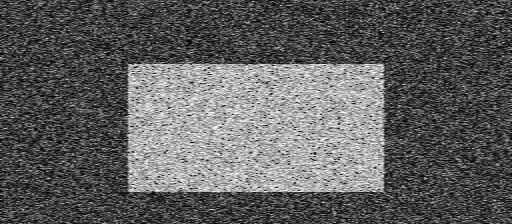
#> input picture mydata/noisy2.png, 512 x 224 px
$ python otsus_binarization.py
#> lines starting #> are read from the running program, lines starting #| are printed output that depends on the picture; after the words box and inside, x2 and y2 are one past the last pixel; in counts of white or black regions, pixels touching at a corner belong together
# coding: utf-8

import cv2 as cv
from matplotlib import pyplot as plt
from mypackage.multiplot import multiplot as mplt
import os
import numpy as np


def main():
    filename = os.path.join('../mydata', 'noisy2.png')
    src_im = cv.imread(filename, cv.IMREAD_GRAYSCALE)

    ret1, th1 = cv.threshold(src_im, 127, 255, cv.THRESH_BINARY)

    ret2, th2 = cv.threshold(src_im, 0, 255, cv.THRESH_BINARY + cv.THRESH_OTSU)

    # 高斯滤波后再采用Otsu阈值
    blur = cv.GaussianBlur(src_im, (5, 5), 0)
    ret3, th3 = cv.threshold(blur, 0, 255, cv.THRESH_BINARY + cv.THRESH_OTSU)

    # 绘制所有图像及其直方图
    images = [src_im, 0, th1,
              src_im, 0, th2,
              blur, 0, th3]
    titles = ['Original Noisy Image', 'Histogram', 'Global Thresholding (v=127)',
              'Original Noisy Image', 'Histogram', "Otsu's Thresholding",
              'Gaussian filtered Image', 'Histogram', "Otsu's Thresholding"]
    for i in range(3):
        plt.subplot(3, 3, i * 3 + 1), plt.imshow(images[i * 3], 'gray')
        plt.title(titles[i * 3]), plt.xticks([]), plt.yticks([])
        plt.subplot(3, 3, i * 3 + 2), plt.hist(images[i * 3].ravel(), 256)
        plt.title(titles[i * 3 + 1]), plt.xticks([]), plt.yticks([])
        plt.subplot(3, 3, i * 3 + 3), plt.imshow(images[i * 3 + 2], 'gray')
        plt.title(titles[i * 3 + 2]), plt.xticks([]), plt.yticks([])
    plt.show()


def otsu_threshold():
    filename = os.path.join('../mydata', 'noisy2.png')
    img = cv.imread(filename, 0)
#> img is the input picture: shape (224, 512); min 0, max 254, mean 94.9
    blur = cv.GaussianBlur(img, (5, 5), 0)
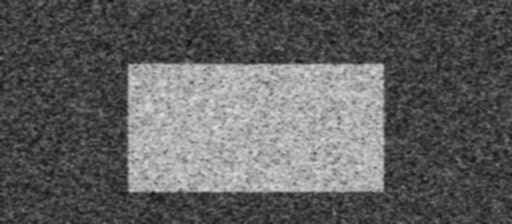
#> blur: shape (224, 512); min 14, max 227, mean 94.9
    # find normalized_histogram, and its cumulative distribution function
    hist = cv.calcHist([blur], [0], None, [256], [0, 256])
#> hist = 256 values, max 2503 at index 61, min 0 at index 0, mean 448
    hist_norm = hist.ravel() / hist.sum()
#> hist_norm = 256 values, max 0.0218 at index 61, min 0 at index 0, mean 0.00391
    Q = hist_norm.cumsum()
#> Q = 256 values from 0 to 1
    bins = np.arange(256)
    fn_min = np.inf
    thresh = -1
    for i in range(1, 256):
        p1, p2 = np.hsplit(hist_norm, [i])  # probabilities
        q1, q2 = Q[i], Q[255] - Q[i]  # cum sum of classes
        if q1 < 1.e-6 or q2 < 1.e-6:
            continue
        b1, b2 = np.hsplit(bins, [i])  # weights

        # finding means and variances
        m1, m2 = np.sum(p1 * b1) / q1, np.sum(p2 * b2) / q2
        v1, v2 = np.sum(((b1 - m1) ** 2) * p1) / q1, np.sum(((b2 - m2) ** 2) * p2) / q2
        # calculates the minimization function
        fn = v1 * q1 + v2 * q2

        if fn < fn_min:
            fn_min = fn
            thresh = i
#> this loop made 255 passes
#> (p1, q1, q2, m1, m2, v1, v2, fn) on pass 14: ([0, 0, 0, 0, 0, 0, 0, 0, 0, 0, 0, 0, 0, 0], 8.72e-06, 1, 0, 94.93, 0, 2545, 2545)
#> (q1, q2, m1, m2, v1, v2, fn, fn_min) on passes 17, 18, 19, 21, 22, 23: (2.62e-05, 1, 10, 94.93, 17.33, 2545, 2544.9, 2544.9), (3.49e-05, 1, 11.75, 94.93, 12.67, 2544.9, 2544.8, 2544.8), (3.49e-05, 1, 16.25, 94.93, 2.19, 2544.9, 2544.8, 2544.8), (6.1e-05, 1, 12.14, 94.93, 19.71, 2544.9, 2544.7, 2544.7), (8.72e-05, 1, 12.7, 94.93, 25.02, 2544.9, 2544.6, 2544.6), (0.000122, 1, 13.79, 94.94, 27.01, 2544.8, 2544.5, 2544.5)
    # find otsu's threshold value with OpenCV function
    ret, otsu = cv.threshold(blur, 0, 255, cv.THRESH_BINARY + cv.THRESH_OTSU)
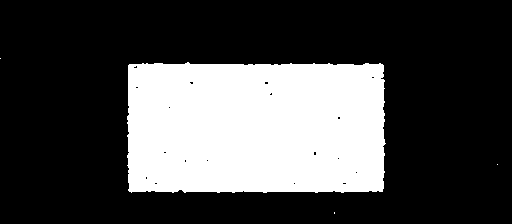
#> otsu: shape (224, 512); 28.5% white; 4 white regions (3 under 20 px), largest, box (x1, y1, x2, y2) and area: (127, 62, 386, 193) 32724
    print("{} {}".format(thresh, ret))
#| 118 117.0


if __name__ == '__main__':
    # main()
    otsu_threshold()

$ run again, with mydata/aloeGT.png copied over mydata/noisy2.png
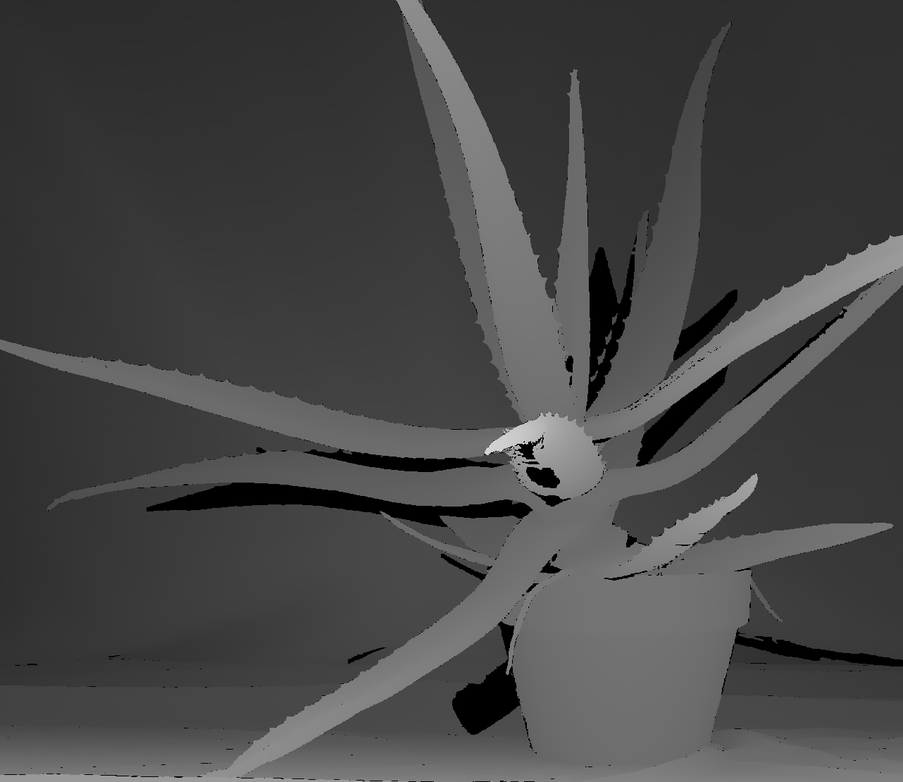
#> input picture mydata/aloeGT.png, 903 x 782 px, shrunk from 1282 x 1110 before the run
#> in otsu_threshold, img is the input picture: shape (782, 903); min 0, max 233, mean 69.8
#> hist = 256 values, max 37440 at index 48, min 0 at index 212, mean 2758.4
#> hist_norm = 256 values, max 0.053 at index 48, min 0 at index 212, mean 0.00391
#> Q = 256 values from 0.0183 to 1
#> the loop in otsu_threshold, `for i in range(1, 256):` made 255 passes
#> (p1, q1, q2, m1, m2, v1, v2, fn) on passes 1 to 4: ([0.0183], 0.02, 0.98, 0, 71.25, 0, 790.3, 774.5), ([0.0183, 0.00175], 0.021, 0.979, 0.0834, 71.32, 0.0761, 782.3, 765.9), ([0.0183, 0.00175, 0.000971], 0.0218, 0.978, 0.169, 71.38, 0.229, 778.2, 761.2), ([0.0183, 0.00175, 0.000971, 0.00081], 0.0225, 0.977, 0.272, 71.42, 0.498, 774.9, 757.4)
#> after the loop in otsu_threshold, `for i in range(1, 256):`: fn_min = 202.5; thresh = 83
#> in otsu_threshold, `ret, otsu = cv.threshold(blur, 0, 255, cv.THRESH_BINARY + cv.THRESH_OT..`:
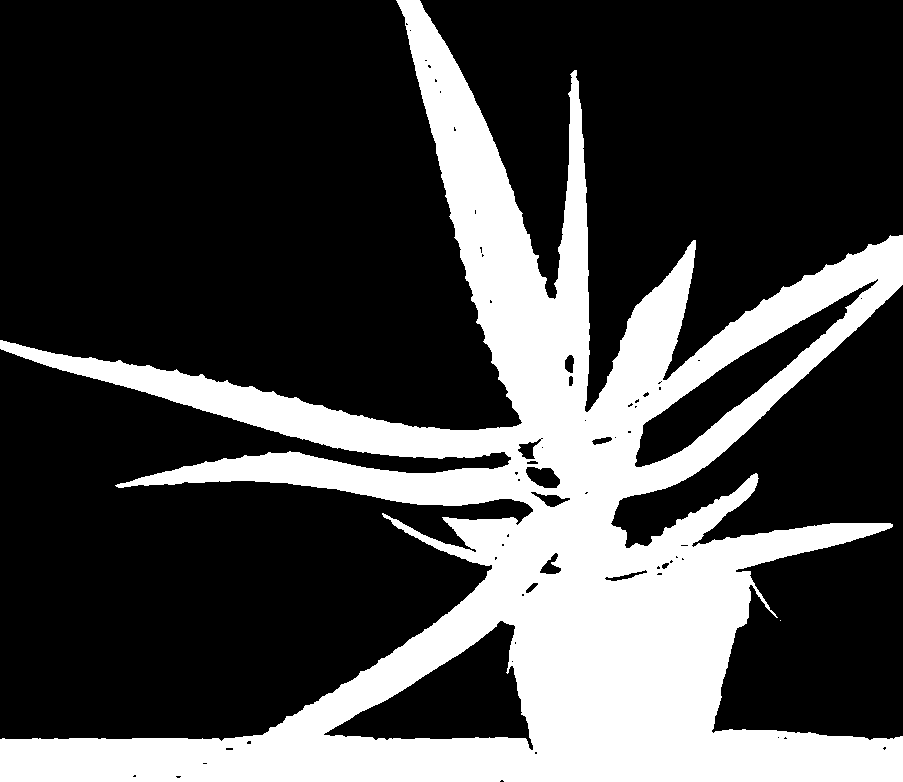
#> otsu: shape (782, 903); 28% white; 2 white regions (1 under 20 px), largest, box (x1, y1, x2, y2) and area: (0, 0, 903, 782) 197881
#> ret = 82
#| 83 82.0
